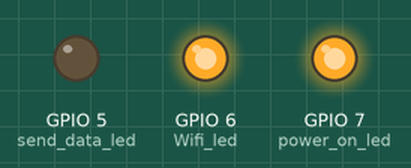
Bench run of a sketch on a simulated ESP32-S3. Shown: output pins drawn as LEDs (lit = HIGH). WiFi joins after 1.5 s; servers stay silent unless stated; uploads are accepted with an empty reply; what the sketch prints to the serial monitor is not drawn.

Above: at 20.7 s.
At 30.7 s:
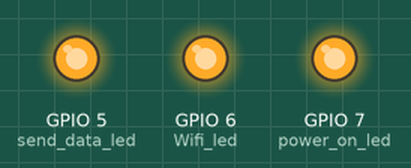
Timing chart, 0 to 32.9 s (numbered marks = the images above):
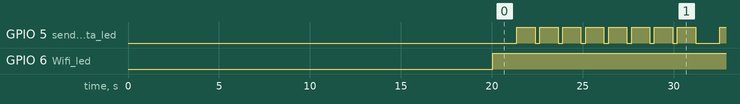

Measured:
- by itself, GPIO 5 (send_data_led): repeats every 11.2 s: 7 × (LOW 0.26 s, HIGH 1.0 s), LOW 1.3 s, HIGH 1.0 s
- by itself, GPIO 6 (Wifi_led): LOW → HIGH at 20.0 s
- by itself, everything shown: repeats every 11.2 s, in 16 steps

The sketch:

EightInOne.ino
```cpp
#include <WiFi.h>
#include <Wire.h>
#include <Adafruit_ADS1015.h>
#include "DHT.h"
#define DHTPIN 8     // what digital pin we're connected to
#define DHTTYPE DHT11   // DHT 11
#define DHTTYPE DHT22   // DHT 22  (AM2302), AM2321
#define DHTTYPE DHT21   // DHT 21 (AM2301)
Adafruit_ADS1115 ads;
//
double sqI[8],sumI[8];
double sampleI[8];
double Irms[8];
uint8_t MacData[6];

IPAddress  Meip ,Megateway ,Mesubnet ;
String MacAddress ;
char ssid[] = "NCNU";      // your network SSID (name)
char pass[] = "";     // your network password
int keyIndex = 0;                 // your network key Index number (needed only for WEP)
int status = WL_IDLE_STATUS;
char server[] = "10.24.21.159";    // name address for Google (using DNS)
//-------------- dht use


DHT dht(DHTPIN, DHTTYPE);

String connectstr ;
String table_temp;
String table1="test1_1";
String table2="test1_2";
String table3="test1_3";
String table4="test1_4";
String table5="test1_5";
String table6="test1_6";
String table7="test1_7";
String table8="test1_8";


WiFiClient client;


double squareRoot(double fg)
{
    double n = fg / 2.0;
    double lstX = 0.0;
    while (n != lstX)
    {
        lstX = n;
        n = (n + fg / n) / 2.0;
    }
    return n;
}

void calcIrms(unsigned int Number_of_Samples, float multiplier,double ical)
{
  int i;
  for(i=0;i<=1;i++)
  {
    for (unsigned int n = 0; n < Number_of_Samples; n++)
    {
        ads.convert_v1(0x48,i+1);
        ads.convert_v1(0x49,i+1);
        ads.convert_v1(0x4A,i+1);
        ads.convert_v1(0x4B,i+1);
        delay(8);
        sampleI[0+i]=ads.read_v1(0x48);
        sampleI[2+i]=ads.read_v1(0x49);
        sampleI[4+i]=ads.read_v1(0x4A);
        sampleI[6+i]=ads.read_v1(0x4B);

        sqI[i] = sampleI[i] * sampleI[i];  sumI[i] += sqI[i];
        sqI[2+i] = sampleI[2+i] * sampleI[2+i];  sumI[2+i] += sqI[2+i];
        sqI[4+i] = sampleI[4+i] * sampleI[4+i];  sumI[4+i] += sqI[4+i];
        sqI[6+i] = sampleI[6+i] * sampleI[6+i];  sumI[6+i] += sqI[6+i];


    }
  }
  for(i=0;i<=7;i++)
  {
    Irms[i] = squareRoot(sumI[i] / Number_of_Samples) * multiplier * ical/100;
    sumI[i] = 0;
  }
//--------------------------------------------------------------------------------------
}


void ShowMac()
{

     Serial.print("MAC:");
     Serial.print(MacAddress);
     Serial.print("\n");

}

void setup()   /*----( SETUP: RUNS ONCE )----*/
{

   pinMode(6,OUTPUT);  //Wifi led
   pinMode(5,OUTPUT);  //send data led
   pinMode(7,OUTPUT);  //power on led
   digitalWrite(5,LOW);
   digitalWrite(6,LOW);
   digitalWrite(7,HIGH);

   Wire.begin();
    /* ADS1115 @ +/- 4.096V gain (16-bit results) 0.125mV Step*/
    ads.setGain(GAIN_ONE);
    ads.begin();
    Serial.println();
    Serial.println("current meter");
    //MacAddress = GetWifiMac() ; // get MacAddress
    ShowMac() ;       //Show Mac Address

    Serial.begin(9600);
    Serial.println("DHTxx test!");
    dht.begin();
  // check for the presence of the shield:
  if (WiFi.status() == WL_NO_SHIELD) {
    Serial.println("WiFi shield not present");
    // don't continue:
    while (true);
  }
  String fv = WiFi.firmwareVersion();
  if (fv != "1.1.0") {
    Serial.println("Please upgrade the firmware");
  }
  // attempt to connect to Wifi network:
  while (status != WL_CONNECTED) {
    Serial.print("Attempting to connect to SSID: ");
    Serial.println(ssid);
    // Connect to WPA/WPA2 network. Change this line if using open or WEP network:
    status = WiFi.begin(ssid);

    // wait 10 seconds for connection:
    delay(10000);
  }
  status = WL_IDLE_STATUS;
  Serial.println("Connected to wifi");
  printWifiStatus();

}// END Setup

static int count=0;
void loop()
{

 if(WiFi.status() != WL_CONNECTED)
 {
  digitalWrite(6,LOW);
  while (status != WL_CONNECTED) {
    Serial.print("Attempting to connect to SSID: ");
    Serial.println(ssid);
    // Connect to WPA/WPA2 network. Change this line if using open or WEP network:
    status = WiFi.begin(ssid);

    // wait 10 seconds for connection:
    delay(10000);
  }
  status = WL_IDLE_STATUS;
  digitalWrite(6,HIGH);
 }
 else
  digitalWrite(6,HIGH);


 connectstr = "" ;

 calcIrms(64, 0.125F,0.00696);  //

 for(int i=0; i<=7 ;i++)
 {
  switch (i)
  {
    case 0:
    table_temp=table1;
    break;
    case 1:
    table_temp=table2;
    break;
    case 2:
    table_temp=table3;
    break;
    case 3:
    table_temp=table4;
    break;
    case 4:
    table_temp=table5;
    break;
    case 5:
    table_temp=table6;
    break;
    case 6:
    table_temp=table7;
    break;
    case 7:
    table_temp=table8;
    break;
  }


   connectstr = "?field0="+table_temp+"&field1=" + String(Irms[i]*110)+"&field2="+String(Irms[i]);
  if (client.connect(server,80)) { // REPLACE WITH YOUR SERVER ADDRESS
    client.print("POST /iot/dht22/dataadd.php");
    client.print(connectstr);
    client.println(" HTTP/1.1");
//    Serial.print("POST /iot/dht22/dataadd.php");
    Serial.print(connectstr);
//    Serial.println(" HTTP/1.1");
  //  Serial.println("POST /iot/dht22/dataadd.php HTTP/1.1");
    client.print("Host:"); // SERVER ADDRESS HERE TOO
//    Serial.print("Host:"); // SERVER ADDRESS HERE TOO
    client.println(server); // SERVER ADDRESS HERE TOO
//    Serial.println(server); // SERVER ADDRESS HERE TOO
    client.println("Content-Type: application/x-www-form-urlencoded");
//    Serial.println("Content-Type: application/x-www-form-urlencoded");
    client.print("Content-Length: ");
//    Serial.print("Content-Length: ");
    client.println(connectstr.length());
//    Serial.println(connectstr.length());
    client.println();
    client.print(connectstr);
//    Serial.print(connectstr);
  if (client.connected()) {
    client.stop();  // DISCONNECT FROM THE SERVER
    digitalWrite(5,HIGH);
  }

  delay(1000); // WAIT FIVE MINUTES BEFORE SENDING AGAIN
  digitalWrite(5,LOW);
 }


  }


} // END Loop

void printWifiStatus() {
  // print the SSID of the network you're attached to:
  Serial.print("SSID: ");
  Serial.println(WiFi.SSID());

  // print your WiFi shield's IP address:
  IPAddress ip = WiFi.localIP();
  Serial.print("IP Address: ");
  Serial.println(ip);

  // print the received signal strength:
  long rssi = WiFi.RSSI();
  Serial.print("signal strength (RSSI):");
  Serial.print(rssi);
  Serial.println(" dBm");
}
```
